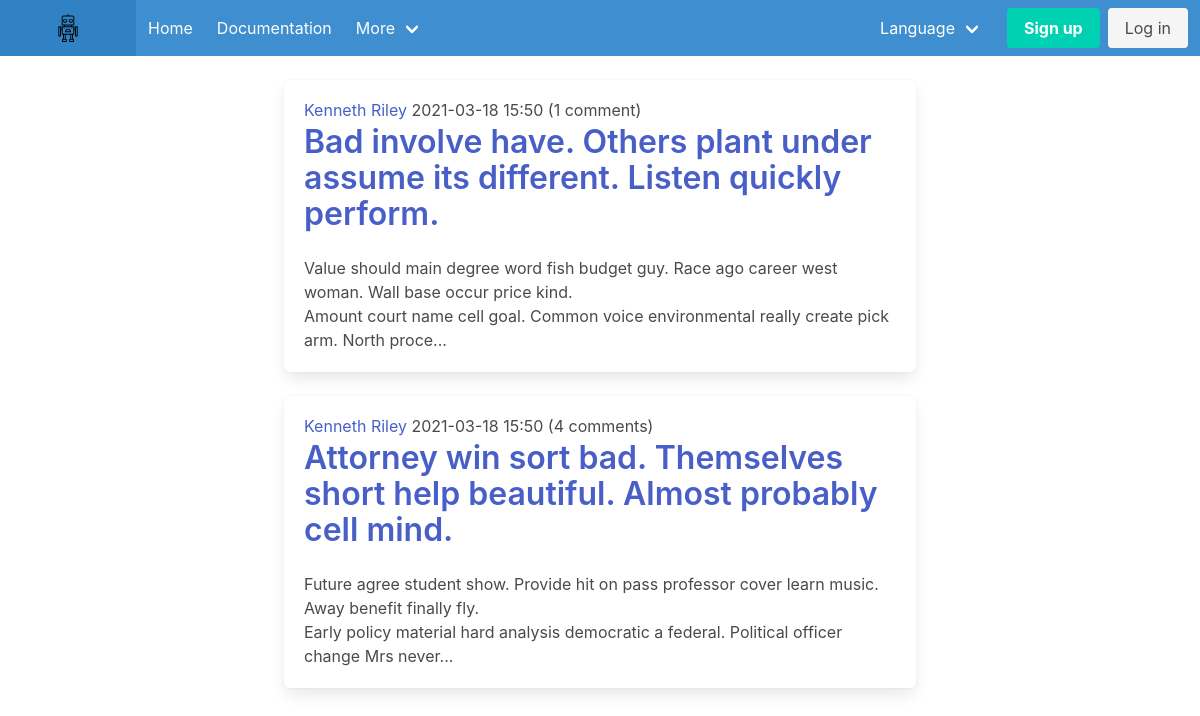
The app's page /users/8 with its own data.
### blog/models.py (models this page shows)
class Post(db.Model):
    id = Column(Integer, primary_key=True, autoincrement='auto')
    title = Column(String(255), nullable=False)
    body = Column(db.Text, nullable=False)
    created_at = Column(DateTime, default=datetime.now)
    updated_at = Column(DateTime, default=datetime.now, onupdate=datetime.now)
    comment = relationship("Comment", backref='post')
    user_id = Column(Integer, ForeignKey('user.id'), nullable=False)

class User(UserMixin, db.Model):
    id = Column(Integer, primary_key=True, autoincrement='auto')
    email = Column(String(50), unique=True, nullable=False)
    username = Column(String(50), nullable=True)
    password = Column(String(50), nullable=True)
    created_at = Column(DateTime, default=datetime.now)
    updated_at = Column(DateTime, default=datetime.now, onupdate=datetime.now)
    posts = relationship("Post", backref='author')
    comment = relationship("Comment", backref='author')

### blog/routes.py (the view)
@app.route('/users/<int:user_id>')
def user_posts(user_id):
    posts = Post.query.filter_by(user_id=user_id)
    print(posts)
    return render_template('posts.html', posts=posts)

### blog/templates/posts.html (shortened to what this page needs)
{% extends "layout.html" %}
{% block body %}
{% import 'macros/forms.html' as forms %}
<div class="columns is-centered">
  <div class="column is-8">
  {% for post in posts %}
  <article class="block">
    <div class="box">
      <h1 class="subtitle is-6">
        <a href="/users/{{ post.author.id }}">{{ post.author.username }}</a>
        {{ post.created_at.strftime('%Y-%m-%d %H:%M') }}
        ({{ ngettext("%(num)d comment", "%(num)d comments", post.comment | length) }})
      </h1>
      <h1 class="title">
        <a href="/post/{{ post.id }}">{{ post.title | truncate(100, true, '...') }}</a>
      </h1>
      {{ post.body | truncate(200, true, '...') | safe }}
    </div>
  </article>
  {% endfor %}
  </div>
</div>
{% endblock %}

### records on screen
Post: author.username "Kenneth Riley", created_at "2021-03-18 15:50", ngettext "1 comment", title "Bad involve have. Others plant under assume its different. Listen quickly perform.", body "Value should main degree word fish budget guy. Race ago career west woman. Wall base occur price kind. Amount court name cell goal. Common voice environmental really create pick arm. North proce..."
Post: author.username "Kenneth Riley", created_at "2021-03-18 15:50", ngettext "4 comments", title "Attorney win sort bad. Themselves short help beautiful. Almost probably cell mind.", body "Future agree student show. Provide hit on pass professor cover learn music. Away benefit finally fly. Early policy material hard analysis democratic a federal. Political officer change Mrs never..."
